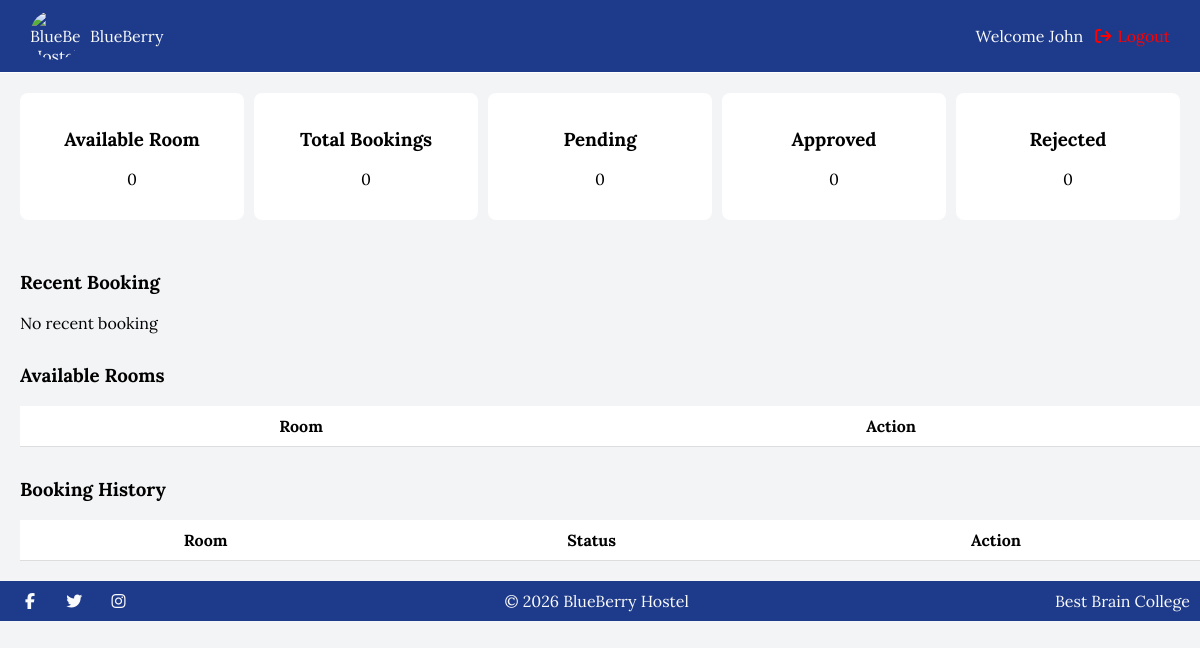
Before: /dashboard/ (signed in) with the older database file.
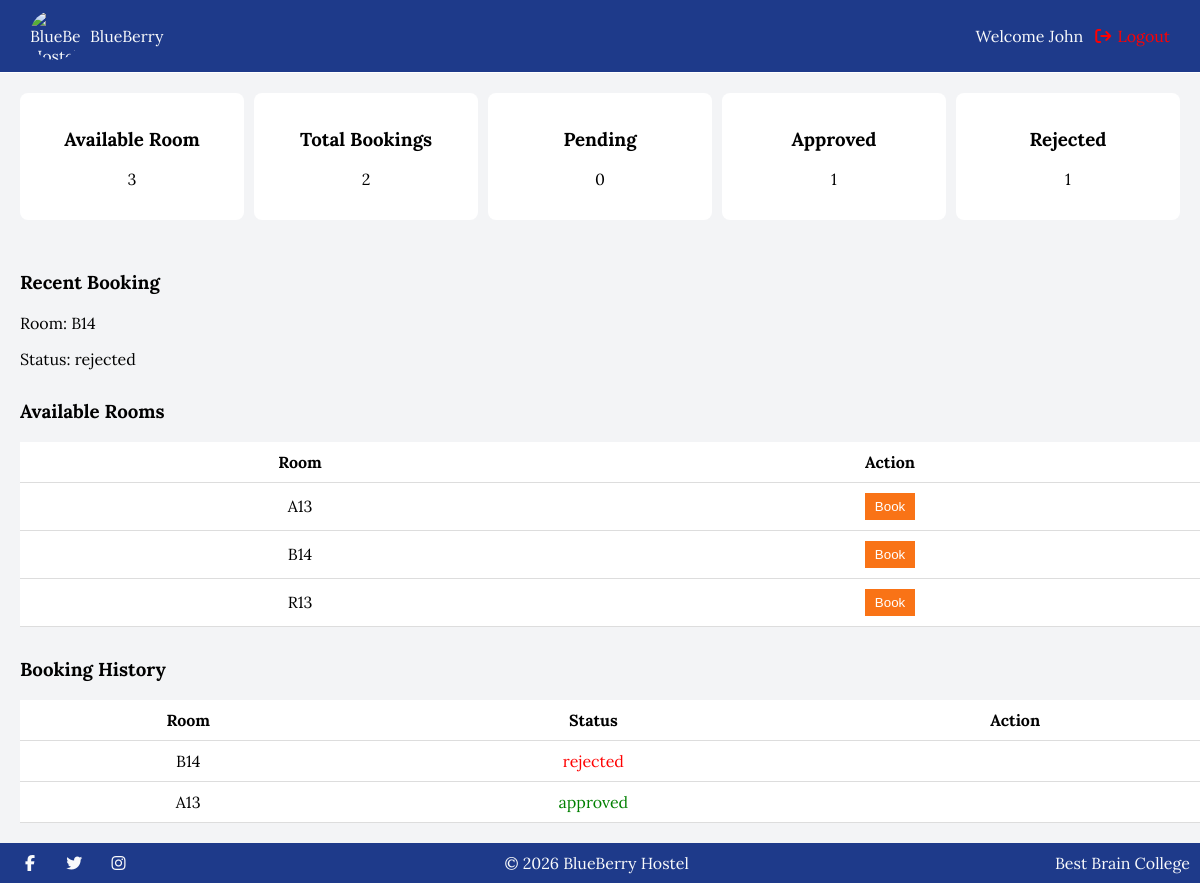
After: the same page with the newer database file.
### core/models.py (models this page shows, shortened)
class CustomUser(AbstractUser):
    ROLE_CHOICES = (
        ('user', 'User'),
        ('admin', 'Admin')
    )
    role = models.CharField(max_length=20, choices=ROLE_CHOICES, default='user')

class Booking(models.Model):
   user = models.ForeignKey(CustomUser, on_delete=models.CASCADE, related_name='booking')
   room = models.ForeignKey(Room, on_delete=models.CASCADE, related_name='booking')
   date_booked = models.DateTimeField(auto_now_add=True)
   status = models.CharField(max_length=10,choices=[('pending','Pending'),('approved','Approved'),('rejected','Rejected')], default='pending')
   class Meta:
      unique_together = ("user", "room", "date_booked", "status")

class Room(models.Model):
   room_number = models.CharField(max_length=20)
   capacity = models.IntegerField()
   gender = models.CharField(max_length=20, choices=[('male','Male'),('female', 'Female')], default='male')

### core/views.py (the view)
# urls.py: path('dashboard/', views.dashboard_view, name='dashboard'),
@login_required
def dashboard_view(request):
    user = request.user
    bookings = Booking.objects.filter(user=user).order_by('-date_booked')
    recent_booking = bookings.first()
    user_gender = request.user.profile.gender
    rooms = Room.objects.filter(gender=user_gender)
    """  user_gender = user.profile.gender
    rooms = Room.objects.filter(gender=user_gender) """
    total_bookings = bookings.count()
    pending = bookings.filter(status='pending').count()
    approved = bookings.filter(status='approved').count()
    rejected = bookings.filter(status='rejected').count()
    available_rooms = rooms.count()
    context = {
        'bookings': bookings,
        'recent_booking': recent_booking,
        'rooms': rooms,
        'total_bookings': total_bookings,
        'pending': pending,
        'approved': approved,
        'rejected': rejected,
        'available_rooms': available_rooms,
        'datetime': now.year
    }
    return render(request, 'core/dashboard.html', context)

### core/templates/core/dashboard.html (shortened to what this page needs)
{% load static %}
<!doctype html>
<html lang="en">
  <head>
    <link rel="stylesheet" href="{% static 'core/dashboard.css' %}" />
    <link
      rel="stylesheet"
      href="https://cdnjs.cloudflare.com/ajax/libs/font-awesome/7.0.1/css/all.min.css"
    />
  </head>
  <body>
    <header>
      <div class="hero">
        <img
          src="{% static 'core/img/blueberry_logo.jpg' %}"
          alt="BlueBerry Hostel Logo"
          class="logo"
        />
        <p>BlueBerry</p>
      </div>
      <div class="navbar">
        Welcome {{ request.user.first_name }}
        <div class="logout">
          <i class="fa-solid fa-sign-out"></i>
          <a href="{% url 'logout' %}">Logout</a>
        </div>
      </div>
    </header>
    <section class="card-container">
      <div class="cards">
        <div class="card">
          <h3>Available Room</h3>
          <p>{{ available_rooms }}</p>
        </div>
        <div class="card">
          <h3>Total Bookings</h3>
          <p>{{ total_bookings }}</p>
        </div>
        <div class="card">
          <h3>Pending</h3>
          <p>{{ pending }}</p>
        </div>
        <div class="card">
          <h3>Approved</h3>
          <p>{{ approved }}</p>
        </div>
        <div class="card">
          <h3>Rejected</h3>
          <p>{{ rejected }}</p>
        </div>
      </div>
    </section>
      <div class="recent-section">
        <h3>Recent Booking</h3>
        {% if recent_booking %}
        <p>Room: {{ recent_booking.room.room_number }}</p>
        <p>Status: {{ recent_booking.status }}</p>
        {% else %}
        <p>No recent booking</p>
        {% endif %}
      </div>
      <div class="available-section">
        <h3>Available Rooms</h3>
        <table>
          <tr>
            <th>Room</th>
            <th>Action</th>
          </tr>
          {% for room in rooms %}
          <tr>
            <td>{{ room.room_number }}</td>
            <td>
              <form method="POST" action="{% url 'booking' %}">
                <button class="btn">Book</button>
              </form>
            </td>
          </tr>
          {% endfor %}
        </table>
      </div>
      <div class="booking-section">
        <h3>Booking History</h3>
        <table>
          <tr>
            <th>Room</th>
            <th>Status</th>
            <th>Action</th>
          </tr>
          {% for booking in bookings %}
          <tr>
            <td>{{ booking.room.room_number }}</td>
            <td class="status-{{ booking.status }}">{{ booking.status }}</td>
            <td>
            </td>
          </tr>
          {% endfor %}
        </table>
      </div>
      <footer>
      <div class="social-media-links">
        <a href="#"><i class="fab fa-facebook-f"></i></a>
        <a href="#"><i class="fab fa-twitter"></i></a>
        <a href="#"><i class="fab fa-instagram"></i></a>
      </div>
      &copy; {{ datetime }} BlueBerry Hostel
      <div class="sponsor">Best Brain College</div>
    </footer>
  </body>
</html>

### core/static/core/dashboard.css (style rules this page uses)
body { font-family: Arial; background: var(--background-color); margin: 0; }
:root { --primary-color: #1E3A8A; --secondary-color: #2563EB; --background-color: #F3F4F6; --text-color: #111827; --header-text-color: #F9FAFB; --pending-status: orange; --approved-status: green; --rejected-status: red; }
body { background: var(--background-color); font-family: "Lora", sans-serif; }
header { display: flex; justify-content: space-between; padding: 10px; align-items: center; background-color: var(--primary-color); color: var(--header-text-color); border-bottom: 1px solid white; }
header .hero { display: flex; gap: 10px; margin-left: 20px; }
.hero p { align-self: center; }
.hero img { width: 50px; height: 50px; border-radius: 100%; }
.navbar { gap: 10px; display: flex; justify-content: center; }
.navbar .logout a { color: red; text-decoration: none; margin-right: 20px; }
.navbar .logout i { color: red; }
.card-container { padding: 20px; }
.cards { display: grid; grid-template-columns: repeat(5, 1fr); gap: 10px; }
.card { background: white; padding: 15px; flex: 1; border-radius: 8px; text-align: center; }
.recent-section, .available-section, .booking-section { margin-top: 30px; margin-left: 20px; }
table { width: 100%; background: white; border-collapse: collapse; }
th, td { padding: 10px; border-bottom: 1px solid #ddd; margin-bottom: 30px; text-align: center; }
.btn { background: #f97316; color: white; padding: 6px 10px; border: none; cursor: pointer; }
.status-approved { color: var(--approved-status); }
.status-rejected { color: var(--rejected-status); }
footer { background: var(--primary-color); color: var(--header-text-color); text-align: center; padding: 10px; margin-top: 20px; display: flex; justify-content: space-between; align-items: center; flex-wrap: wrap; }
footer .social-media-links a { color: var(--header-text-color); margin: 0 10px; text-decoration: none; transition: color 0.3s ease; }

Changed rows visible on the page:
added Booking: room.room_number "B14", status "rejected"
added Room: room_number "A13"
added Room: room_number "B14"
added Room: room_number "R13"
added Booking: room.room_number "A13", status "approved"
Other visible differences:
{{ available_rooms }}: "0" → "3"
{{ total_bookings }}: "0" → "2"
{{ approved }}: "0" → "1"
{{ rejected }}: "0" → "1"
text no longer shown: "No recent booking"
text now shown: "Room: Status:"
